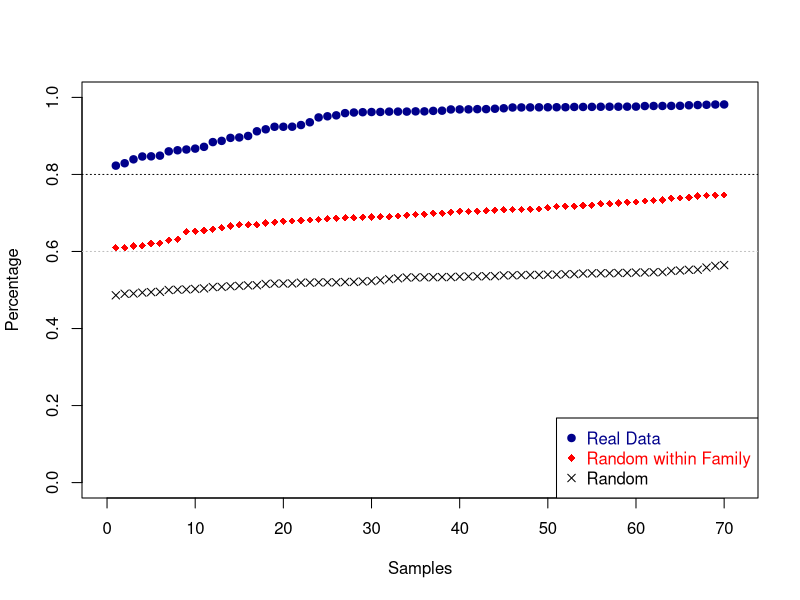

Write the R code that produced this figure.
reallist<-c( '0.822849162011', '0.829089900111', '0.83923389437', '0.846582984658', '0.847003154574', '0.848780487805', '0.85993485342', '0.86277173913', '0.864737550471', '0.867052023121', '0.87167736022', '0.883990719258', '0.887147335423', '0.894912427023', '0.896017699115', '0.899909828674', '0.91202582728', '0.917197452229', '0.923736892278', '0.923789907312', '0.923941227312', '0.928275862069', '0.935429056924', '0.948003014318', '0.950980392157', '0.953422053232', '0.959183673469', '0.960784313725', '0.961602671119', '0.962065331928', '0.962209302326', '0.96309314587', '0.963144963145', '0.963169642857', '0.963776070252', '0.963776070252', '0.965011286682', '0.96552645644', '0.96875', '0.968864468864', '0.969008264463', '0.969537815126', '0.969597370583', '0.970588235294', '0.971794871795', '0.973818181818', '0.973974763407', '0.974066390041', '0.974270163286', '0.97440423654', '0.974489795918', '0.974537037037', '0.975247524752', '0.975260416667', '0.975432211101', '0.975718015666', '0.975819032761', '0.975868725869', '0.975978647687', '0.976085031001', '0.977578475336', '0.977777777778', '0.97779460005', '0.977941176471', '0.978193146417', '0.97957794418', '0.980186480186', '0.98084008843', '0.981526104418', '0.981720909496')
simulationlist<-c('0.486203615604', '0.490196078431', '0.490759753593', '0.493171471927', '0.494456762749', '0.49531835206', '0.5', '0.50078369906', '0.501407729716', '0.502793296089', '0.504143646409', '0.507692307692', '0.508108108108', '0.509776536313', '0.510714285714', '0.51194184839', '0.512331838565', '0.515713134569', '0.516666666667', '0.516863406408', '0.516883116883', '0.51902173913', '0.519131334023', '0.51976744186', '0.519774011299', '0.51987281399', '0.520833333333', '0.520967741935', '0.522155688623', '0.523134328358', '0.525179856115', '0.528338136407', '0.530276046305', '0.532634032634', '0.532638259293', '0.533015656909', '0.53320683112', '0.533572068039', '0.53360910031', '0.534548944338', '0.535232383808', '0.535490605428', '0.535753575358', '0.5360094451', '0.537964458805', '0.538161993769', '0.538688282977', '0.539089848308', '0.539244186047', '0.539867109635', '0.539887187752', '0.541070082894', '0.541102077687', '0.542803132595', '0.543263964951', '0.54347826087', '0.543554006969', '0.544268406337', '0.544334975369', '0.545382794002', '0.545550847458', '0.546105640107', '0.546433378197', '0.549579831933', '0.550551470588', '0.5525', '0.552677029361', '0.558407079646', '0.562604340568', '0.564716312057')
simulationFamlist<-c('0.610038610039', '0.610112160567','0.614038610039', '0.615112160567', '0.620826709062', '0.621306376361', '0.628851540616','0.631851540616',  '0.650924024641', '0.652222222222', '0.654301499605', '0.657971014493', '0.661627906977', '0.666356877323', '0.669032830524', '0.66935483871', '0.669515669516', '0.67397260274','0.67597260274', '0.678474114441', '0.679096045198', '0.679892400807', '0.681774349084', '0.682926829268', '0.685116851169', '0.685950413223', '0.687747035573', '0.687777777778', '0.688911704312', '0.689762150982', '0.690504103165', '0.690512048193', '0.691885964912', '0.693509615385', '0.69616519174', '0.696699375558', '0.698993595608', '0.699358386801', '0.701517706577', '0.70412371134', '0.704297159505', '0.704526046114', '0.705642420122', '0.706910246227', '0.707720588235', '0.7085995086', '0.70911360799', '0.709205020921', '0.709967845659', '0.713968957871', '0.716666666667', '0.717449069973', '0.717892425906', '0.719378427788', '0.72026641294', '0.723766816143', '0.72391125719', '0.72590627763', '0.727414330218', '0.728951255539', '0.731170336037', '0.732532265243', '0.73396424816', '0.738505747126', '0.738596491228', '0.73982869379', '0.743950039032', '0.745479833102', '0.745596868885', '0.746705882353')
pdf("LanceCheckplot.pdf")
plot(seq(70),reallist,xlim=c(0,71),ylim=c(0,1),ylab="",xlab="",ann=F,col="darkblue",pch=19)
par(new=TRUE)
plot(seq(70),simulationFamlist,xlim=c(0,71),ylim=c(0,1),ylab="Percentage",xlab="Samples",col="red",axes=F,pch=18)
par(new=TRUE)
plot(seq(70),simulationlist,xlim=c(0,71),ylim=c(0,1),ylab="",xlab="",ann=F,col="black",axes=F,pch=4)
legend("bottomright",legend=c("Real Data","Random within Family","Random"),text.col=c("darkblue","red","black"),col=c("darkblue","red","black"),pch=c(19,18,4))
abline(h=0.8,lty=3)
abline(h=0.6,lty=3,col="gray")
dev.off()